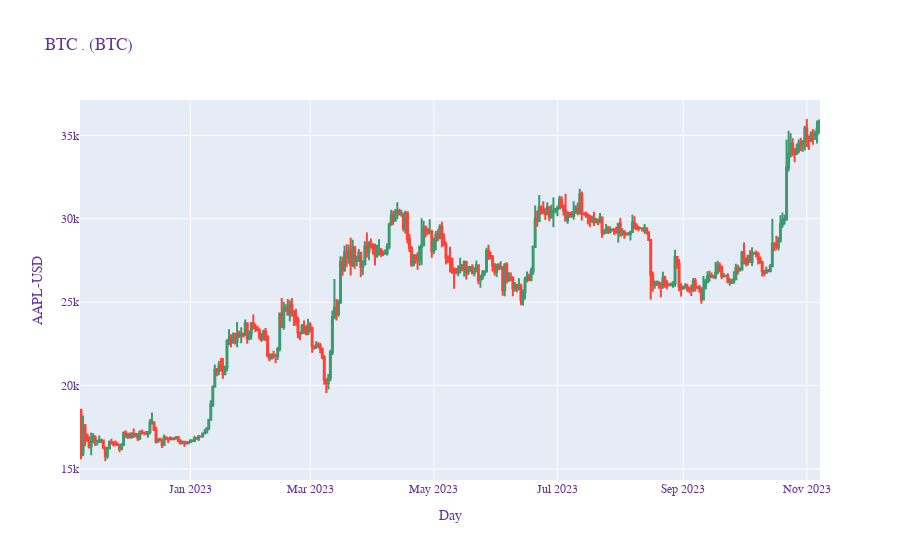

The code cell stored with this chart in its notebook:
### Markdown cell above
Se observa que el precio del activo experimenta fluctuaciones a lo largo del período, con una tendencia alcista inicial seguida de una caída, y luego una estabilización antes de un aumento significativo hacia el final del período mostrado.

### Code cell
import plotly.graph_objects as go

fig = go.Figure(data=[go.Candlestick(x = BTC_df.Date,
                                     open = BTC_df.Open, 
                                     high = BTC_df.High,
                                     low = BTC_df.Low, 
                                     close = BTC_df.Close)
                     ])
fig.update_layout(
    title="BTC . (BTC)",
    xaxis_title="Day",
    yaxis_title="AAPL-USD",
    font=dict(
        family="Courier New, monospace",
        size=12,
        color="RebeccaPurple"
    )
)
fig.update_layout(xaxis_rangeslider_visible=False)
fig.show()

### Figure 1 — Plotly figure (JSON) as saved in the notebook; plotly's stock layout.template omitted (floating-point values rounded to 4 significant figures; data arrays with more than 128 entries replaced by an {"elided": "..."} marker saying what was removed)
{"data": [{"close": {"elided": "365 float values"}, "high": {"elided": "365 float values"}, "low": {"elided": "365 float values"}, "open": {"elided": "365 float values"}, "type": "candlestick", "x": {"elided": "365 str values"}}], "layout": {"font": {"color": "RebeccaPurple", "family": "Courier New, monospace", "size": 12}, "title": {"text": "BTC . (BTC)"}, "xaxis": {"rangeslider": {"visible": false}, "title": {"text": "Day"}}, "yaxis": {"title": {"text": "AAPL-USD"}}}}
